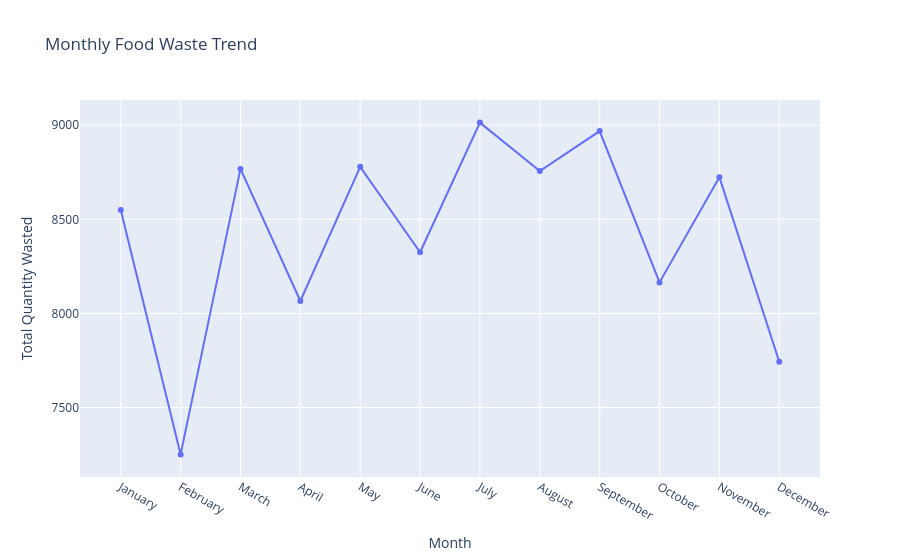

Source (notebook cell):
### Code cell
fig = px.line(
    monthly_waste,
    x="Month_Name",
    y="Quantity_Wasted",
    title="Monthly Food Waste Trend",
    markers=True,
    labels={
        "Month_Name": "Month",
        "Quantity_Wasted": "Total Quantity Wasted"
    }
)

fig.show()

### Figure 1 — Plotly figure (JSON) as saved in the notebook; plotly's stock layout.template omitted (floating-point values rounded to 4 significant figures)
{"data": [{"hovertemplate": "Month=%{x}<br>Total Quantity Wasted=%{y}<extra></extra>", "legendgroup": "", "line": {"color": "#636efa", "dash": "solid"}, "marker": {"symbol": "circle"}, "mode": "lines+markers", "name": "", "orientation": "v", "showlegend": false, "type": "scatter", "x": ["January", "February", "March", "April", "May", "June", "July", "August", "September", "October", "November", "December"], "xaxis": "x", "y": [8549, 7251, 8768, 8066, 8779, 8325, 9014, 8757, 8969, 8165, 8724, 7743], "yaxis": "y"}], "layout": {"legend": {"tracegroupgap": 0}, "title": {"text": "Monthly Food Waste Trend"}, "xaxis": {"anchor": "y", "domain": [0, 1], "title": {"text": "Month"}}, "yaxis": {"anchor": "x", "domain": [0, 1], "title": {"text": "Total Quantity Wasted"}}}}
